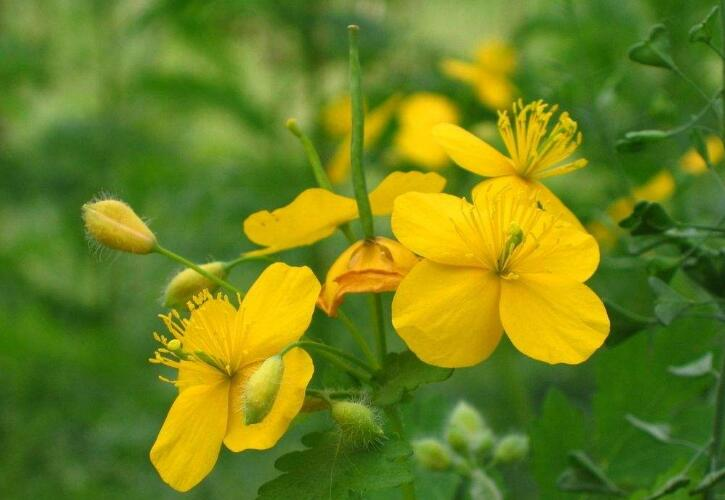
#> input picture 04图片的几何变换/image.png, 725 x 500 px
$ jupyter execute '08彷射变换.ipynb'
#> lines starting #> are read from the running program, lines starting #| are printed output that depends on the picture
[cell 1]
import cv2
import numpy as np
img = cv2.imread('image.png',1)
#> img is the input picture: shape (500, 725, 3); mean B, G, R 27.6, 129.5, 108.6
cv2.imshow('src',img)
imgInfo = img.shape
#> imgInfo = (500, 725, 3)
height = imgInfo[0]
#> height = 500
width = imgInfo[1]
#> width = 725
matSrc = np.float32([[0,0],[0,height - 1],[width - 1,0]])
#> matSrc = [[0, 0], [0, 499], [724, 0]]
matDst = np.float32([[50,50],[300,height - 200],[width - 300,100]])
#> matDst = [[50, 50], [300, 300], [425, 100]]
matAffine = cv2.getAffineTransform(matSrc,matDst)
dst = cv2.warpAffine(img,matAffine,(width,height))
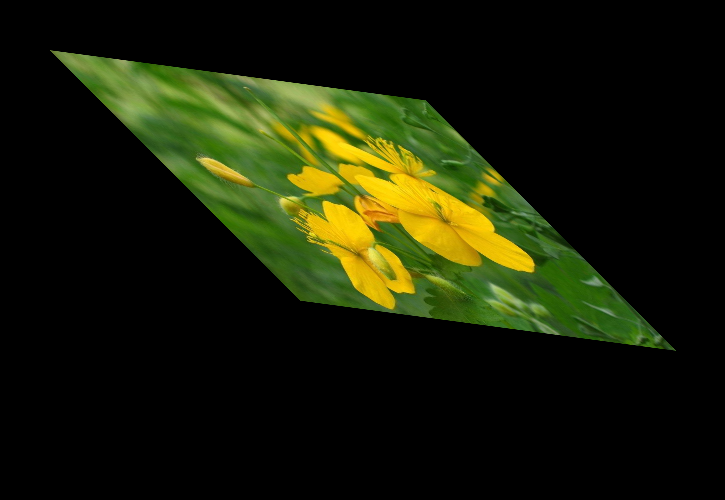
#> dst: shape (500, 725, 3); mean B, G, R 6.2, 29.2, 24.4
cv2.imshow('dst',dst)
cv2.waitKey(0)
